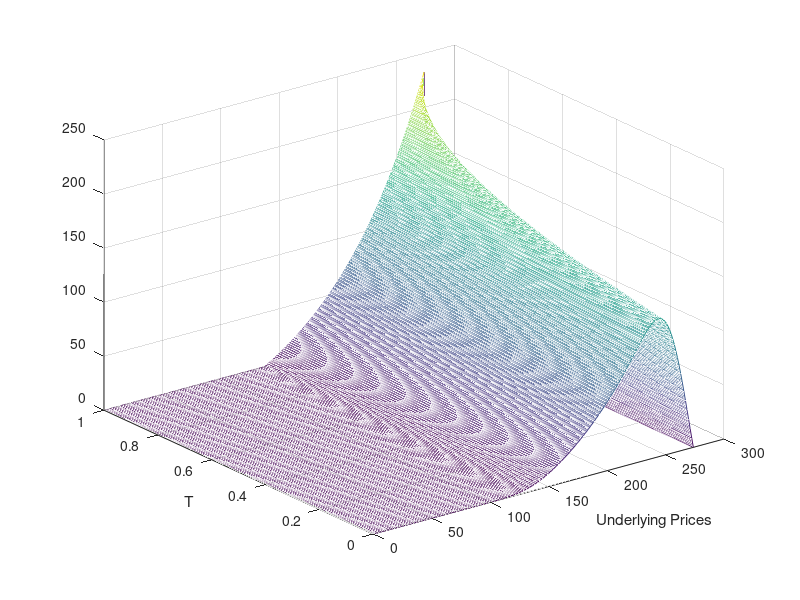

MATLAB code to generate this figure:
clear 
price=50;
K=50;
M=100;
T=1;
N=400;
r=0.06;
vol=0.2;
v=r-0.5*vol^2;
dt=T/N;
dx=vol*sqrt(3*dt);
pu=(dt*vol^2)/(2*(dx^2))+v*dt/(2*dx);
pm=1.0-(dt*(vol^2))/(dx^2);
pd=(dt*(vol^2))/(2*dx^2)-v*dt/(2*dx);
%initial stock price matrix and option price matrix
S=zeros(N+1,2*M+1);
C=zeros(N+1,2*M+1);
 
%payoff at terminal time 
for m=1:(2*M+1)
    jj=m-M-1;
    S(N+1,m)=price*exp(jj*dx);
    C(N+1,m)=max(S(N+1,m)-K,0);
end
     
for i=N:-1:1
    %initialize boundary conditions
    C(i,1)=0.0;
    %C(i,1)=C(i,2);%alternative setting
    C(i,2*M+1)=max(S(N,2*M+1)-K,0);

    for j=(2*M):-1:2
       C(i,j)=(exp(-r*dt))*(pu*C(i+1,j+1)+pm*C(i+1,j)+pd*C(i+1,j-1));
    end
end  

%perparing graph
y=[0:1/N:T];%Time
x=[1:2*M+1];% state prices 
x=(max(S(N+1,:))-min(S(N+1,:)))/(2*M+1)*x;
[XX,YY]=meshgrid(x,y);
figure
mesh(XX,YY,C)
 
ylabel('T')
xlabel('Underlying Prices')
 
display(['European Call Option Price=',num2str(C(1,M+1))])
